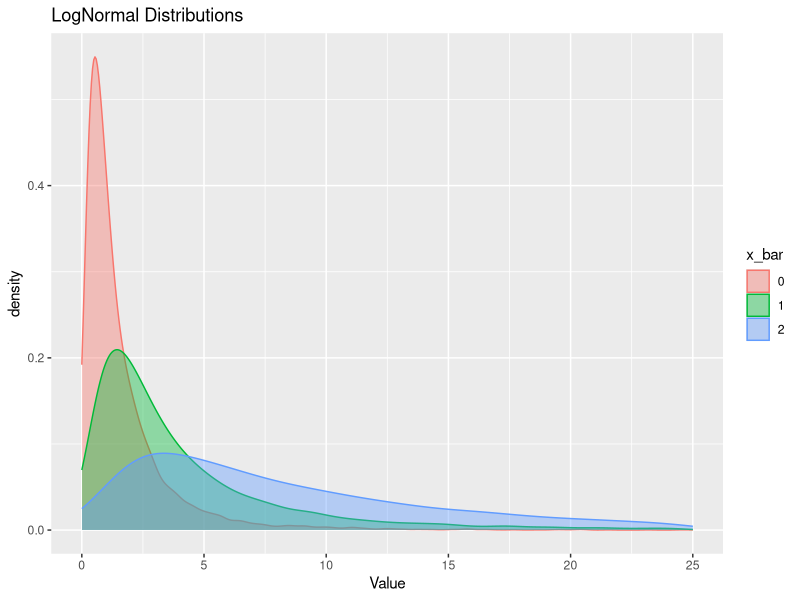

The R script that drew this image: (Note: this script raises an error after producing the figure.)
## ---- chunk 1
knitr::opts_chunk$set(echo = FALSE)
set.seed(400)
library(tidyr)
library(tidyverse)
library(rmarkdown)
library(ggplot2)
library(dbplyr)
## ---- chunk 2
sample1 <- rlnorm(n=1e4, mean=0, sd=1)
sample2 <- rlnorm(n=1e4, mean=1, sd=1)
sample3 <- rlnorm(n=1e4, mean=2, sd=1)
lognorms <- data.frame(Value = c(sample1, sample2, sample3), x_bar = factor(c(rep(0, length(sample1)), rep(1, length(sample2)), rep(2, length(sample3)))))
ggplot(data = lognorms, aes(x = Value, group = x_bar, fill = x_bar, color = x_bar)) +
  geom_density(adjust = 1.5, alpha = .4) + scale_x_continuous(limits =c(0, 25)) + ggtitle("LogNormal Distributions")
## ---- chunk 3
trials = 5000
periods_to_maturity = c(2,4,6,8,10,12,14,16,18,20)
stock_prices = c(25, 50, 75)
stockExerciseRatio = c(0.5, 1, 1.5)
E = 50
r = 0.015
sigma = 0.025 
dividend = 0.25
#chosen from October 2021, but others can be chosen to try to match historical data
yield_points = c(.09,.1,.11,.16,.36)
#yield_points = c(.04,.06,.9,.10,.14)
#inflation_rate = .1585
inflation_rate = 0.062

#rate to be used to evaluate the present day value of an investment
risk_free_rate = function(inflation_rate, periods_to_maturity){
  quarters = c(2,4,8,12,20)
  interpolate_yield_curve = approxfun(x = quarters, y = yield_points)
  return(inflation_rate - interpolate_yield_curve(periods_to_maturity))
}


# an individual evaluation of a trial for a single option valuation problem
generate_option_val = function(stock_price, r, periods_to_maturity, sigma){
  x_tilda = rnorm(periods_to_maturity, mean = 0, sd = 1)
  for (i in 1:periods_to_maturity){
    new_q_price = stock_price * exp((r - (sigma^2)/2) + sigma * x_tilda[i])
    #case where trial needs to be restarted from price at quarter t rather than quarter 1(see p. 329 of Boyle(1977))
    if (new_q_price -  dividend <= 0){
      stock_price = generate_option_val(stock_price, r, periods_to_maturity - i + 1, sigma)
      break 
    }
    #case where we need to pay out dividends to evaluate new stock price
    else{
      stock_price = new_q_price - dividend
    }
  }
  future_option_value = max(c(stock_price - E, 0))
  return(future_option_value - risk_free_rate(inflation_rate,periods_to_maturity)*future_option_value)
}

#simulation looking at the case of 2 quarters to maturity and a stock price of 25 matching
option_vals = rep(NA, trials)
newmean = c()
newsd = c()
option_mean_25 = c()
option_sd_25 = c()

## need this to make variable option_vals again but empty so numbers dont add to each other
option_vals = rep(NA, trials)

for (l in 1:9){
  for (i in 1:trials){
    option_vals[i] = generate_option_val(stock_prices[1], r, periods_to_maturity[l], sqrt(sigma))
  }
  print(periods_to_maturity[l])
  option_mean_25 = append(option_mean_25, mean(option_vals))
  newsd = sd(option_vals)/(sqrt(trials))
  option_sd_25 = append(option_sd_25,newsd)
}

## now this is for stock prices at 50

option_vals = rep(NA, trials)
newmean = c()
newsd = c()
option_mean_50 = c()
option_sd_50 = c()
for (l in 1:9){
  for (i in 1:trials){
    option_vals[i] = generate_option_val(stock_prices[2], r, periods_to_maturity[l],sqrt(sigma))
  }
  option_mean_50 = append(option_mean_50,mean(option_vals))
  newsd = sd(option_vals)/(sqrt(trials))
  option_sd_50 = append(option_sd_50,newsd)
}


## now this is for stock prices at 75
option_vals = rep(NA, trials)
newmean = c()
newsd = c()
option_mean_75 = c()
option_sd_75 = c()
for (l in 1:9){
  for (i in 1:trials){
    option_vals[i] = generate_option_val(stock_prices[3], r, periods_to_maturity[l],sqrt(sigma))
  }
  option_mean_75 = append(option_mean_75,mean(option_vals))
  newsd = sd(option_vals)/(sqrt(trials))
  option_sd_75 = append(option_sd_75,newsd)
}



df_25 <- data.frame(Periods_til_maturity = periods_to_maturity, Option_values=option_mean_25, Standard_deviation=option_sd_25, lower_95_CI = option_mean_25 - 2*option_sd_25, upper_95_CI = option_mean_25 + 2*option_sd_25)
df_25 = round(df_25, 4)
df_25

df_50 <- data.frame(Periods_til_maturity = periods_to_maturity, Option_values=option_mean_50, Standard_deviation=option_sd_50, lower_95_CI = option_mean_50 - 2*option_sd_50, upper_95_CI = option_mean_50 + 2*option_sd_50)
df_50 = round(df_50, 4)
df_50

df_75 <- data.frame(Periods_til_maturity = periods_to_maturity, Option_values=option_mean_75,Standard_deviation=option_sd_75, lower_95_CI = option_mean_75 - 2*option_sd_75, upper_95_CI = option_mean_75 + 2*option_sd_75)
df_75 = round(df_75, 4)
df_75
